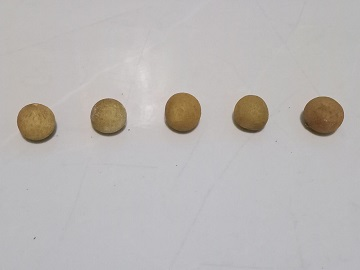
%> input picture Img1.jpg, 360 x 270 px
$ octave code.m   (GNU Octave 9; MATLAB toolbox functions it lacks are replaced by stand-ins)
%> lines starting %> are read from the running program, lines starting %| are printed output that depends on the picture
% First read the target image into workspace
clear;
close all;
clc;

%Read the target image
img1 = imread('Img1.jpg');
%> img1 is the input picture: size 270x360x3 uint8; mean R, G, B 186.4, 182.9, 181.4
img2 = imread('Img2.jpg');
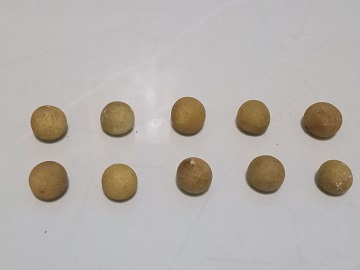
%> input picture Img2.jpg, 360 x 270 px
%> img2 is the input picture: size 270x360x3 uint8; mean R, G, B 182.5, 177.5, 173.3
img3 = imread('Img3.jpg');
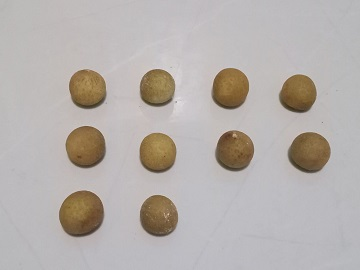
%> input picture Img3.jpg, 360 x 270 px
%> img3 is the input picture: size 270x360x3 uint8; mean R, G, B 181.9, 176, 172.5
img4 = imread('Img4.jpg');
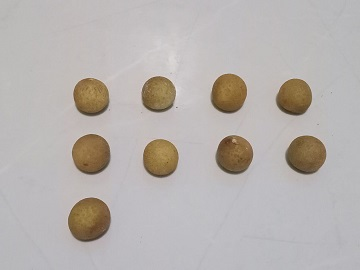
%> input picture Img4.jpg, 360 x 270 px
%> img4 is the input picture: size 270x360x3 uint8; mean R, G, B 183.5, 178.2, 175.3
img5 = imread('Img5.jpg');
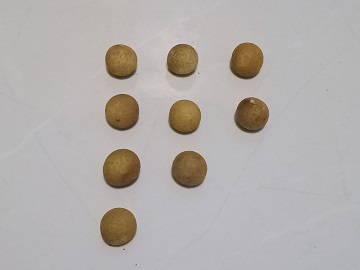
%> input picture Img5.jpg, 360 x 270 px
%> img5 is the input picture: size 270x360x3 uint8; mean R, G, B 179.3, 174.7, 172.1
img6 = imread('Img6.jpg');
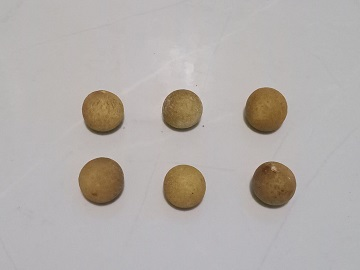
%> input picture Img6.jpg, 360 x 270 px
%> img6 is the input picture: size 270x360x3 uint8; mean R, G, B 179.9, 174.6, 171.2
%> (the run ends here)
